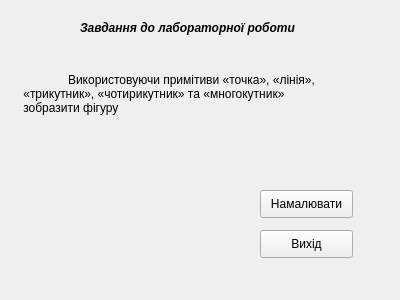
<?xml version="1.0" encoding="UTF-8"?>
<ui version="4.0">
 <class>MainWindow</class>
 <widget class="QMainWindow" name="MainWindow">
  <property name="geometry">
   <rect>
    <x>0</x>
    <y>0</y>
    <width>400</width>
    <height>300</height>
   </rect>
  </property>
  <property name="windowTitle">
   <string>MainWindow</string>
  </property>
  <widget class="QWidget" name="centralWidget">
   <widget class="QPushButton" name="pushButton">
    <property name="geometry">
     <rect>
      <x>260</x>
      <y>230</y>
      <width>93</width>
      <height>28</height>
     </rect>
    </property>
    <property name="text">
     <string>Вихід</string>
    </property>
   </widget>
   <widget class="QPushButton" name="drawButton">
    <property name="geometry">
     <rect>
      <x>260</x>
      <y>190</y>
      <width>93</width>
      <height>28</height>
     </rect>
    </property>
    <property name="text">
     <string>Намалювати</string>
    </property>
   </widget>
   <widget class="QLabel" name="label">
    <property name="geometry">
     <rect>
      <x>80</x>
      <y>20</y>
      <width>241</width>
      <height>16</height>
     </rect>
    </property>
    <property name="font">
     <font>
      <weight>75</weight>
      <italic>true</italic>
      <bold>true</bold>
     </font>
    </property>
    <property name="text">
     <string>Завдання до лабораторної роботи</string>
    </property>
   </widget>
   <widget class="QLabel" name="label_2">
    <property name="geometry">
     <rect>
      <x>20</x>
      <y>50</y>
      <width>351</width>
      <height>101</height>
     </rect>
    </property>
    <property name="text">
     <string>	Використовуючи примітиви «точка», «лінія», 
 «трикутник», «чотирикутник» та «многокутник» 
 зобразити фігуру
</string>
    </property>
   </widget>
  </widget>
 </widget>
 <layoutdefault spacing="6" margin="11"/>
 <resources/>
 <connections>
  <connection>
   <sender>pushButton</sender>
   <signal>clicked()</signal>
   <receiver>MainWindow</receiver>
   <slot>close()</slot>
   <hints>
    <hint type="sourcelabel">
     <x>304</x>
     <y>235</y>
    </hint>
    <hint type="destinationlabel">
     <x>118</x>
     <y>216</y>
    </hint>
   </hints>
  </connection>
 </connections>
</ui>
